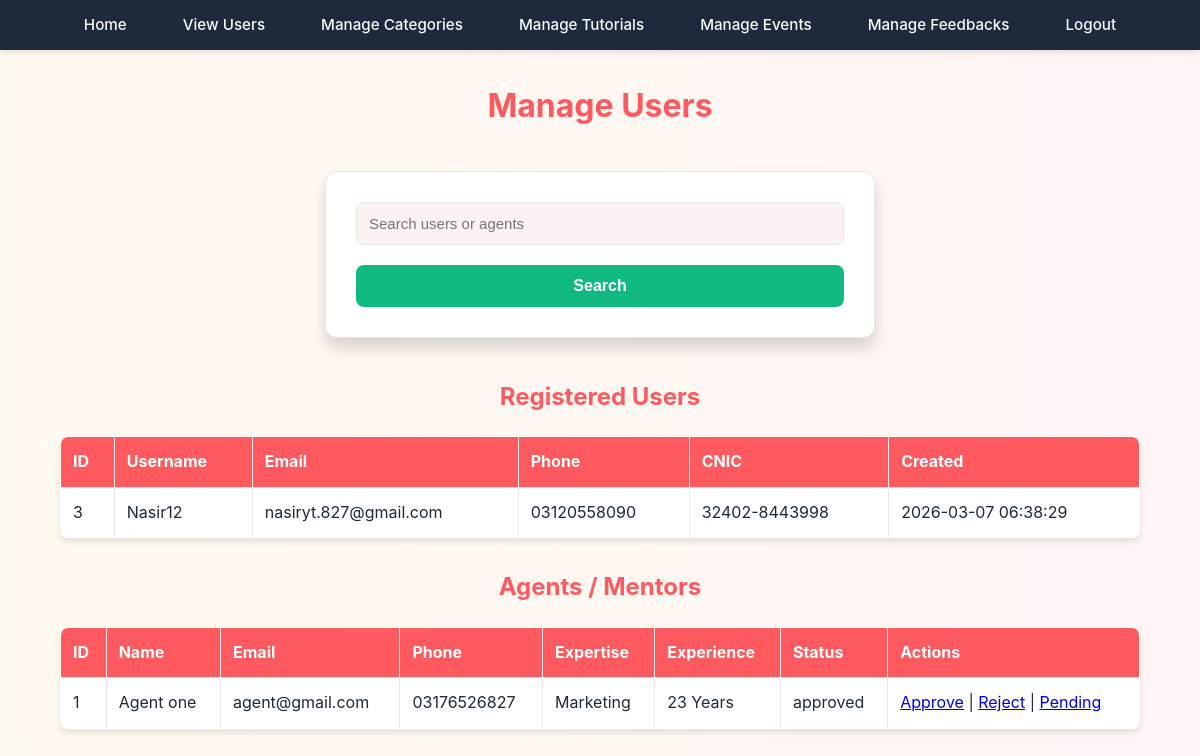
Page /admin/view_users_agents.php (signed in) on the committed database.
### tables this page shows
CREATE TABLE `users` (
  `id` int(11) NOT NULL,
  `username` varchar(50) NOT NULL,
  `password` varchar(255) NOT NULL,
  `email` varchar(100) NOT NULL,
  `phone` varchar(15) NOT NULL,
  `cnic` varchar(13) NOT NULL,
  `created_at` timestamp NOT NULL DEFAULT current_timestamp()
);

CREATE TABLE `agents` (
  `agent_id` int(11) NOT NULL,
  `full_name` varchar(150) DEFAULT NULL,
  `email` varchar(150) DEFAULT NULL,
  `password` varchar(255) DEFAULT NULL,
  `phone` varchar(20) DEFAULT NULL,
  `expertise_domain` varchar(200) DEFAULT NULL,
  `bio` text DEFAULT NULL,
  `experience_years` int(11) DEFAULT NULL,
  `approval_status` enum('pending','approved','rejected') DEFAULT 'pending',
  `created_at` timestamp NOT NULL DEFAULT current_timestamp()
);

### admin/view_users_agents.php (the view, shortened to what this page needs)
<?php
include "config.php";
$searchQueryUsers = "";
$searchQueryAgents = "";
$users = mysqli_query($conn,"SELECT * FROM users $searchQueryUsers ORDER BY id DESC");
$agents = mysqli_query($conn,"SELECT * FROM agents $searchQueryAgents ORDER BY agent_id DESC");
?>
<!DOCTYPE html>
<html lang="en">
<head>
<link rel="stylesheet" href="../CSS/style.css">
</head>
<body>
<?php include('navbar.php'); ?>
<div>
<h2>Manage Users</h2>
<form method="get">
<input type="text" name="search" placeholder="Search users or agents"
value="<?php echo isset($_GET['search']) ? htmlspecialchars($_GET['search']) : ''; ?>">
<button type="submit">Search</button>
</form>
<h3>Registered Users</h3>
<?php if(mysqli_num_rows($users) > 0){ ?>
<table border="1" cellpadding="10">
<tr>
<th>ID</th>
<th>Username</th>
<th>Email</th>
<th>Phone</th>
<th>CNIC</th>
<th>Created</th>
</tr>
<?php while($user = mysqli_fetch_assoc($users)){ ?>
<tr>
<td><?php echo $user['id']; ?></td>
<td><?php echo htmlspecialchars($user['username']); ?></td>
<td><?php echo htmlspecialchars($user['email']); ?></td>
<td><?php echo htmlspecialchars($user['phone']); ?></td>
<td><?php echo htmlspecialchars($user['cnic']); ?></td>
<td><?php echo $user['created_at']; ?></td>
</tr>
<?php } ?>
</table>
<?php } else { ?>
<p>No users found.</p>
<?php } ?>
<h3>Agents / Mentors</h3>
<?php if(mysqli_num_rows($agents) > 0){ ?>
<table border="1" cellpadding="10">
<tr>
<th>ID</th>
<th>Name</th>
<th>Email</th>
<th>Phone</th>
<th>Expertise</th>
<th>Experience</th>
<th>Status</th>
<th>Actions</th>
</tr>
<?php while($agent = mysqli_fetch_assoc($agents)){ ?>
<tr>
<td><?php echo $agent['agent_id']; ?></td>
<td><?php echo htmlspecialchars($agent['full_name']); ?></td>
<td><?php echo htmlspecialchars($agent['email']); ?></td>
<td><?php echo htmlspecialchars($agent['phone']); ?></td>
<td><?php echo htmlspecialchars($agent['expertise_domain']); ?></td>
<td><?php echo $agent['experience_years']; ?> Years</td>
<td><?php echo $agent['approval_status']; ?></td>
<td>
<a href="?agent_id=<?php echo $agent['agent_id']; ?>&status=approved">Approve</a> |
<a href="?agent_id=<?php echo $agent['agent_id']; ?>&status=rejected">Reject</a> |
<a href="?agent_id=<?php echo $agent['agent_id']; ?>&status=pending">Pending</a>
</td>
</tr>
<?php } ?>
</table>
<?php } else { ?>
<p>No agents found.</p>
<?php } ?>
</div>
</body>
</html>

### CSS/style.css (style rules this page uses)
:root { --primary-color: #ff5a5f; --primary-hover: #e14d52; --secondary-color: #ffcc00; --secondary-hover: #e6b800; --text-primary: #1f2937; --text-secondary: #4b5563; --bg-primary: #ffffff; --bg-secondary: #fdf2f2; --border-color: #e5e7eb; --shadow-sm: 0 1px 2px rgba(0, 0, 0, 0.05); --shadow-md: 0 4px 6px rgba(0, 0, 0, 0.1); --shadow-lg: 0 10px 15px rgba(0, 0, 0, 0.15); }
* { margin: 0; padding: 0; box-sizing: border-box; }
body { font-family: 'Inter', sans-serif; background: linear-gradient(to right, #fffaf0, #fff5f5); color: var(--text-primary); line-height: 1.6; }
h1, h2, h3, h4, h5, h6 { margin-top: 30px; font-weight: 700; text-align: center; margin-bottom: 1rem; color: var(--primary-color); }
h2 { font-size: 2rem; }
h3 { font-size: 1.5rem; }
form { max-width: 550px; margin: 40px auto; padding: 30px; background: var(--bg-primary); border-radius: 12px; box-shadow: var(--shadow-lg); border: 1px solid var(--border-color); }
input, select, textarea { width: 100%; padding: 12px; border: 1.5px solid var(--border-color); border-radius: 8px; margin-bottom: 20px; font-size: 15px; background-color: var(--bg-secondary); transition: border-color 0.2s, box-shadow 0.2s; }
button, input[type="submit"] { display: inline-block; width: 100%; background: #10b981; color: white; border: none; padding: 12px 20px; font-size: 1rem; font-weight: 600; cursor: pointer; border-radius: 8px; transition: all 0.2s ease; }
table { width: 90%; margin: 20px auto; border-collapse: collapse; background: var(--bg-primary); box-shadow: var(--shadow-md); border-radius: 8px; overflow: hidden; }
th, td { padding: 12px; border: 1px solid var(--border-color); text-align: left; }
th { background: var(--primary-color); color: white; }

### rows in the picture
users: id "3", username "Nasir12", email "nasiryt.827@gmail.com", phone "03120558090", cnic "32402-8443998", created_at "2026-03-07 06:38:29"
agents: agent_id "1", full_name "Agent one", email "agent@gmail.com", phone "03176526827", expertise_domain "Marketing", experience_years "23", approval_status "approved"
